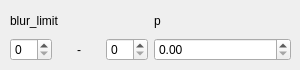
         <widget class="QWidget" name="blur">
          <attribute name="title">
           <string>Blur</string>
          </attribute>
          <widget class="QWidget" name="gridLayoutWidget_9">
           <property name="geometry">
            <rect>
             <x>10</x>
             <y>10</y>
             <width>281</width>
             <height>51</height>
            </rect>
           </property>
           <layout class="QGridLayout" name="gridLayout_9">
            <item row="1" column="0">
             <layout class="QHBoxLayout" name="horizontalLayout_3">
              <item>
               <widget class="QSpinBox" name="sb_blur_blur_limit0"/>
              </item>
              <item>
               <widget class="QLabel" name="label_8">
                <property name="layoutDirection">
                 <enum>Qt::LeftToRight</enum>
                </property>
                <property name="text">
                 <string>-</string>
                </property>
                <property name="alignment">
                 <set>Qt::AlignCenter</set>
                </property>
               </widget>
              </item>
              <item>
               <widget class="QSpinBox" name="sb_blur_blur_limit1"/>
              </item>
             </layout>
            </item>
            <item row="0" column="0">
             <widget class="QLabel" name="label_4">
              <property name="text">
               <string>blur_limit</string>
              </property>
             </widget>
            </item>
            <item row="0" column="1">
             <widget class="QLabel" name="label_7">
              <property name="text">
               <string>p</string>
              </property>
             </widget>
            </item>
            <item row="1" column="1">
             <widget class="QDoubleSpinBox" name="sb_blur_p"/>
            </item>
           </layout>
          </widget>
         </widget>
